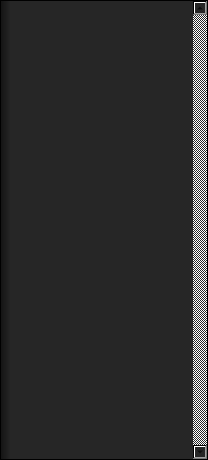
<?xml version="1.0" encoding="UTF-8"?>
<ui version="4.0">
 <class>ArticleViewContainerWidget</class>
 <widget class="QWidget" name="ArticleViewContainerWidget">
  <property name="geometry">
   <rect>
    <x>0</x>
    <y>0</y>
    <width>208</width>
    <height>460</height>
   </rect>
  </property>
  <property name="minimumSize">
   <size>
    <width>208</width>
    <height>0</height>
   </size>
  </property>
  <property name="maximumSize">
   <size>
    <width>208</width>
    <height>16777215</height>
   </size>
  </property>
  <property name="windowTitle">
   <string>Form</string>
  </property>
  <property name="styleSheet">
   <string notr="true">font-family: &quot;Open-sans&quot;;</string>
  </property>
  <layout class="QVBoxLayout" name="verticalLayout_5">
   <property name="spacing">
    <number>0</number>
   </property>
   <property name="leftMargin">
    <number>0</number>
   </property>
   <property name="topMargin">
    <number>0</number>
   </property>
   <property name="rightMargin">
    <number>0</number>
   </property>
   <property name="bottomMargin">
    <number>0</number>
   </property>
   <item>
    <widget class="QBetterScrollArea" name="previewArea">
     <property name="styleSheet">
      <string notr="true">background-color: qlineargradient(spread:pad, x1:0, y1:0, x2:0.5, y2:0, stop:0 rgba(20,20,20, 255), stop:0.1 rgba(38, 38, 38, 255));</string>
     </property>
     <property name="verticalScrollBarPolicy">
      <enum>Qt::ScrollBarAlwaysOn</enum>
     </property>
     <property name="horizontalScrollBarPolicy">
      <enum>Qt::ScrollBarAlwaysOff</enum>
     </property>
     <property name="widgetResizable">
      <bool>true</bool>
     </property>
     <property name="alignment">
      <set>Qt::AlignHCenter|Qt::AlignTop</set>
     </property>
     <widget class="QWidget" name="articleViewContents">
      <property name="geometry">
       <rect>
        <x>0</x>
        <y>0</y>
        <width>189</width>
        <height>458</height>
       </rect>
      </property>
      <layout class="QVBoxLayout" name="verticalLayout">
       <property name="spacing">
        <number>0</number>
       </property>
       <property name="leftMargin">
        <number>0</number>
       </property>
       <property name="topMargin">
        <number>0</number>
       </property>
       <property name="rightMargin">
        <number>0</number>
       </property>
       <property name="bottomMargin">
        <number>0</number>
       </property>
       <item>
        <spacer name="verticalSpacer">
         <property name="orientation">
          <enum>Qt::Vertical</enum>
         </property>
         <property name="sizeHint" stdset="0">
          <size>
           <width>20</width>
           <height>40</height>
          </size>
         </property>
        </spacer>
       </item>
      </layout>
     </widget>
    </widget>
   </item>
  </layout>
 </widget>
 <customwidgets>
  <customwidget>
   <class>QBetterScrollArea</class>
   <extends>QScrollArea</extends>
   <header>NewsShared/Qt/QBetterScrollArea.h</header>
   <container>1</container>
  </customwidget>
 </customwidgets>
 <connections/>
</ui>
